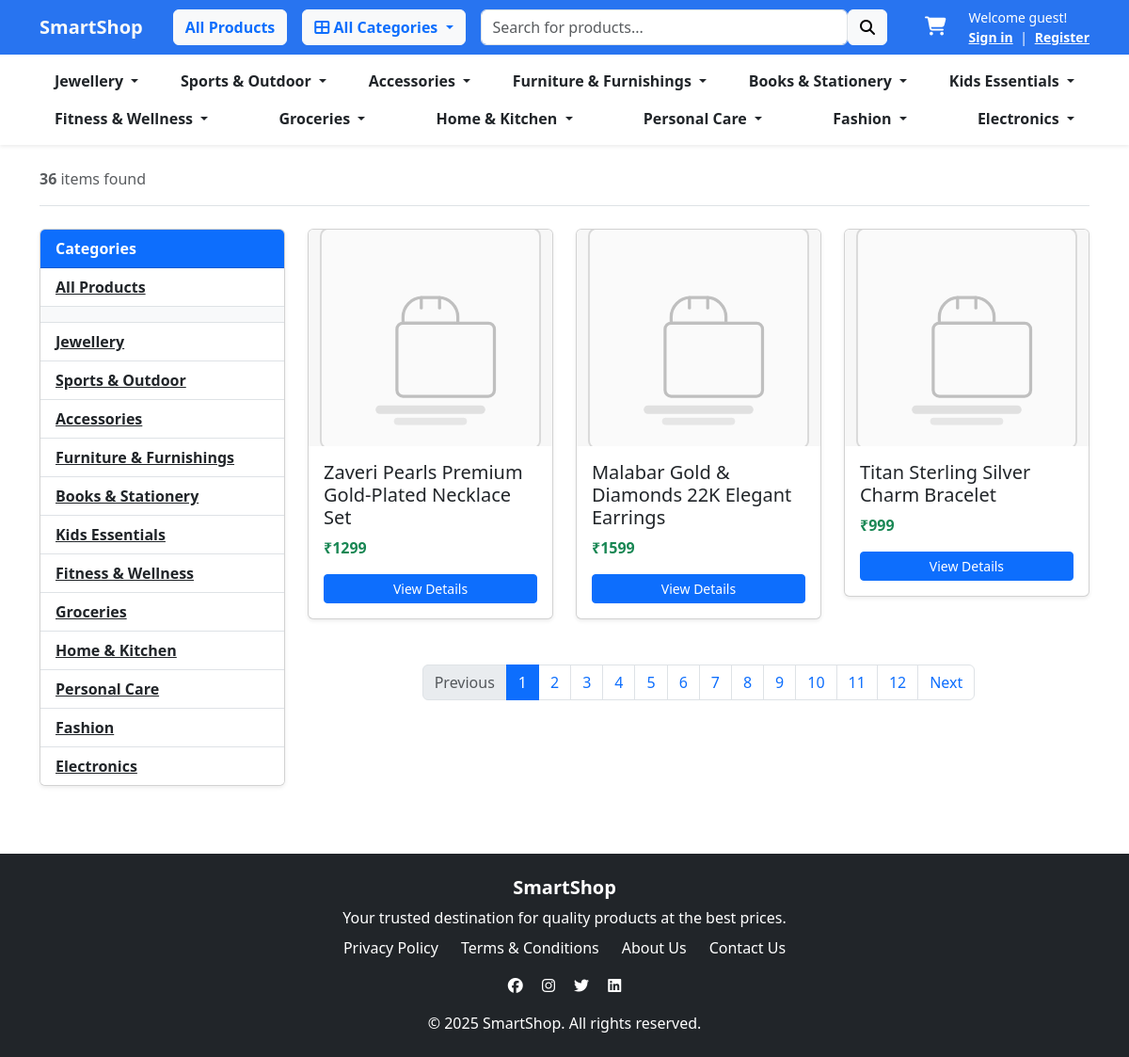
Screenshot of /products/ with the database file from the repository.
### category/models.py (models this page shows, shortened)
class Category(models.Model):
    category_name = models.CharField(max_length=100)
    slug = models.SlugField(max_length=100, unique=True)
    description = models.TextField(blank=True, null=True)
    category_image = models.ImageField(
        upload_to='categories/', blank=True, null=True)
    class Meta:
        verbose_name = "Category"
        verbose_name_plural = "Categories"
    def get_url(self):
        return reverse('products_by_category', args=[self.slug])

### products/models.py (models this page shows, shortened)
class Product(models.Model):
    product_name = models.CharField(max_length=100)
    slug = models.SlugField(max_length=100, unique=True)
    description = models.TextField(max_length=255, blank=True, null=True)
    price = models.IntegerField()
    product_image = models.ImageField(
        upload_to='products/', blank=True, null=True)
    stock = models.IntegerField()
    is_available = models.BooleanField(default=True)
    category = models.ForeignKey('category.Category', on_delete=models.CASCADE)
    created_date = models.DateTimeField(auto_now_add=True)
    modified_date = models.DateTimeField(auto_now=True)
    def get_url(self):
        return reverse('product_detail', args=[self.category.slug, self.slug])

### products/views.py (the view)
# urls.py: path('', products, name='products'),
def products(request, category_slug=None):
    if category_slug:
        category = get_object_or_404(Category, slug=category_slug)
        products = Product.objects.filter(category=category, is_available=True)
    else:
        products = Product.objects.filter(is_available=True).order_by('id')
    paginator = Paginator(products, 3)
    page = request.GET.get('page')
    paged_products = paginator.get_page(page)
    context = {
        'products': paged_products,
        'product_count': products.count(),
    }
    return render(request, 'store/store.html', context)

### carts/context_processors.py (called while the page is built)
def counter(request):
    cart_count = 0
    if 'admin' in request.path:
        return {}
    else:
        try:
            cart = Cart.objects.filter(cart_id=_cart_id(request))
            if request.user.is_authenticated:
                cart_items = CartItem.objects.all().filter(user=request.user)
            else:
                cart_items = CartItem.objects.all().filter(cart=cart[:1])
            for cart_item in cart_items:
                cart_count += cart_item.quantity
        except Cart.DoesNotExist:
            cart_count = 0
    return dict(cart_count=cart_count)

### carts/views.py (called while the page is built)
def _cart_id(request):
    cart = request.session.session_key
    if not cart:
        cart = request.session.create()
    return cart

### category/context_processors.py (called while the page is built)
def menu_links(request):
    links = Category.objects.all()
    return dict(links=links)

### smartShop/context_processors.py (called while the page is built)
def paypal(request):
    default_client_id = 'Afc2YSc_RXQxN32Cm3R5uVWthMj-JHB3KSoR3LjVXAH5_e8gpCnFSglhaEJHVUI3CUNITv0V10YIbjxA'
    return {
        'PAYPAL_CLIENT_ID': config('PAYPAL_CLIENT_ID', default=default_client_id),
    }

### templates/store/store.html (shortened to what this page needs)
{% extends "base.html" %}
{% load static %}
{% block content %}
<div class="container mt-4">
  <header class="border-bottom mb-4 pb-3">
    <div class="d-flex justify-content-between align-items-center">
      {% if 'search' in request.path %}
        <span class="text-muted"><b>{{ product_count }}</b> Search Results</span>
      {% else %}
        <span class="text-muted"><b>{{ product_count }}</b> items found</span>
      {% endif %}
    </div>
  </header>
  <div class="row">
    <aside class="col-md-3 mb-4">
      <div class="card shadow-sm">
        <div class="card-header bg-primary text-white fw-bold">Categories</div>
        <ul class="list-group list-group-flush">
          <li class="list-group-item">
            <a href="{% url 'products' %}" class="text-dark fw-semibold">All Products</a>
          </li>
          <li class="list-group-item bg-light"></li>
          {% for category in links %}
          <li class="list-group-item">
            <a href="{{ category.get_url }}" class="text-dark fw-semibold">
              {{ category.category_name }}
            </a>
          </li>
          {% endfor %}
        </ul>
      </div>
    </aside>
    <div class="col-md-9">
      <div class="row">
        {% for product in products %}
        <div class="col-md-4">
          <div class="card mb-4 shadow-sm position-relative">
            <a href="{{ product.get_url }}">
              {% if product.product_image %}
                <img src="{{ product.product_image.url }}"
                     class="card-img-top"
                     alt="{{ product.product_name }}"
                     style="height: 230px; object-fit: cover;">
              {% else %}
                <img src="{% static 'images/placeholder.svg' %}"
                     class="card-img-top"
                     alt="No Image Available"
                     style="height: 230px; object-fit: cover;">
              {% endif %}
            </a>
            <div class="card-body">
              <h5 class="card-title">{{ product.product_name }}</h5>
              <p class="card-text fw-bold text-success">₹{{ product.price }}</p>
              <a href="{{ product.get_url }}" class="btn btn-primary btn-sm w-100">
                View Details
              </a>
            </div>
          </div>
        </div>
        {% empty %}
        <div class="alert alert-warning text-center mt-4">
          No products found.
        </div>
        {% endfor %}
      </div>
      {% if products.has_other_pages %}
      <nav class="mt-4" aria-label="Page navigation">
        <ul class="pagination justify-content-center">
          {% if products.has_previous %}
          <li class="page-item">
            <a class="page-link" href="?page={{ products.previous_page_number }}">Previous</a>
          </li>
          {% else %}
          <li class="page-item disabled"><a class="page-link">Previous</a></li>
          {% endif %}
          {% for i in products.paginator.page_range %}
          {% if products.number == i %}
          <li class="page-item active"><a class="page-link">{{ i }}</a></li>
          {% else %}
          <li class="page-item"><a class="page-link" href="?page={{ i }}">{{ i }}</a></li>
          {% endif %}
          {% endfor %}
          {% if products.has_next %}
          <li class="page-item">
            <a class="page-link" href="?page={{ products.next_page_number }}">Next</a>
          </li>
          {% else %}
          <li class="page-item disabled"><a class="page-link">Next</a></li>
          {% endif %}
        </ul>
      </nav>
      {% endif %}
    </div>
  </div>
</div>
{% endblock %}

### templates/includes/navbar.html (shortened to what this page needs)
<nav
  class="navbar navbar-expand-lg navbar-dark"
  style="background-color: #2874f0"
>
  <div class="container">
    <a class="navbar-brand fw-bold text-light" href="{% url 'home' %}">
      SmartShop
    </a>
    <div class="collapse navbar-collapse" id="mainNavbar">
      <ul class="navbar-nav me-auto mb-2 mb-lg-0">
        <li class="nav-item">
          <a
            href="{% url 'products' %}"
            class="btn btn-light text-primary fw-semibold ms-3"
          >
            All Products
          </a>
        </li>
        <li class="nav-item dropdown ms-3">
          <button
            class="btn btn-light text-primary fw-semibold dropdown-toggle"
            data-bs-toggle="dropdown"
          >
            <i class="fa fa-th-large"></i> All Categories
          </button>
        </li>
      </ul>
      <form
        class="d-flex mx-lg-3 my-2 my-lg-0 flex-grow-1"
        action="{% url 'search' %}"
        method="GET"
      >
        <input
          class="form-control rounded-start"
          type="text"
          name="keyword"
          placeholder="Search for products..."
        />
        <button class="btn btn-light rounded-end" type="submit">
          <i class="fa fa-search"></i>
        </button>
      </form>
      <ul class="navbar-nav ms-lg-3 mb-2 mb-lg-0 align-items-center">
        <li class="nav-item position-relative">
          <a href="{% url 'cart' %}" class="nav-link text-white fw-semibold">
            <i class="fa fa-shopping-cart fs-5"></i>
          </a>
        </li>
        <li class="nav-item ms-3">
          {% if not user.is_authenticated %}
          <div class="text-white small">
            Welcome guest! <br />
            <a href="{% url 'login' %}" class="text-white fw-semibold"
              >Sign in</a
            >
            <span class="mx-1">|</span>
            <a href="{% url 'register' %}" class="text-white fw-semibold"
              >Register</a
            >
          </div>
          {% endif %}
        </li>
      </ul>
    </div>
  </div>
</nav>
<nav class="bg-white shadow-sm">
  <div class="container">
    <ul class="nav py-2 justify-content-between">
      {% for category in links %}
      <li class="nav-item dropdown">
        <a
          class="nav-link text-dark fw-semibold dropdown-toggle"
          data-bs-toggle="dropdown"
        >
          {{ category.category_name }}
        </a>
      </li>
      {% endfor %}
    </ul>
  </div>
</nav>

### rows the page displays
Category: category_name "Jewellery"
Category: category_name "Sports & Outdoor"
Category: category_name "Accessories"
Category: category_name "Furniture & Furnishings"
Category: category_name "Books & Stationery"
Category: category_name "Kids Essentials"
Category: category_name "Fitness & Wellness"
Category: category_name "Groceries"
Category: category_name "Home & Kitchen"
Category: category_name "Personal Care"
Category: category_name "Fashion"
Category: category_name "Electronics"
Product: product_name "Zaveri Pearls Premium Gold-Plated Necklace Set", price "1299"
Product: product_name "Malabar Gold & Diamonds 22K Elegant Earrings", price "1599"
Product: product_name "Titan Sterling Silver Charm Bracelet", price "999"

### other values shown
{{ product_count }} "36"
{{ i }} "1"
{{ i }} "2" "3" "4" "5" "6" "7" "8" "9" "10" "11" "12"
{{ year|default:2025 }} "2025"
